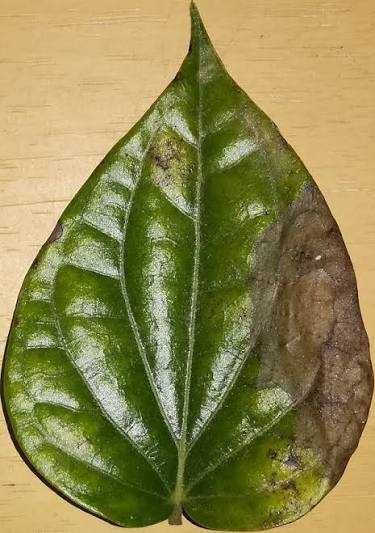
#> input picture images/leaf1.jpg, 375 x 533 px; its folder holds only this picture in this run
$ python detector.py
#> lines starting #> are read from the running program, lines starting #| are printed output that depends on the picture; after the words box and inside, x2 and y2 are one past the last pixel; in counts of white or black regions, pixels touching at a corner belong together
import argparse
import csv
import glob
import os

import cv2
import numpy as np
import matplotlib
import matplotlib.pyplot as plt

RESULTS_DIR = "results"
WORK_WIDTH = 300   # every photo is resized to this width before processing
IMAGE_TYPES = ("*.jpg", "*.jpeg", "*.png")


def load_image(path):
    """Read an image and resize it to WORK_WIDTH pixels wide."""
    image = cv2.imread(path)
    if image is None:
        return None

    # Resize so every photo is processed at the same scale. Without this, the
    # 5x5 cleaning kernel would be "big" on a small photo but "tiny" on a
    # 4000-pixel phone photo, and results would depend on camera resolution.
    scale = WORK_WIDTH / image.shape[1]
    return cv2.resize(image, (WORK_WIDTH, int(image.shape[0] * scale)))


def find_leaf_and_disease(image):
    """Return (leaf_mask, disease_mask) for a BGR image."""
    hsv = cv2.cvtColor(image, cv2.COLOR_BGR2HSV)

    # --- Step 1: colour masks (white = pixel matches, black = doesn't) ---
    #                          lower (H, S, V)   upper (H, S, V)
    green_mask = cv2.inRange(hsv, (25, 40, 30), (90, 255, 255))
    brown_mask = cv2.inRange(hsv, (0, 40, 20), (25, 255, 170))

    # Shiny reflections on the leaf: either washed-out (low saturation, bright)
    # or bluish-white (hue above green, bright). These are healthy, not disease.
    glare_mask = cv2.bitwise_or(
        cv2.inRange(hsv, (0, 0, 140), (179, 60, 255)),
        cv2.inRange(hsv, (90, 0, 110), (179, 255, 255)))

    # The leaf is everything that is green OR dark brown
    leaf_mask = cv2.bitwise_or(green_mask, brown_mask)

    # --- Step 2: clean the mask ---
    # Find the outlines of all white regions, keep the biggest one (the leaf),
    # and fill it in solid. This removes small specks of noise and fills
    # shiny spots inside the leaf that didn't match any colour.
    contours, _ = cv2.findContours(
        leaf_mask, cv2.RETR_EXTERNAL, cv2.CHAIN_APPROX_SIMPLE)
    largest = max(contours, key=cv2.contourArea)

    leaf_mask = np.zeros_like(leaf_mask)
    cv2.drawContours(leaf_mask, [largest], -1, 255, cv2.FILLED)

    # --- Step 3: find the diseased area ---
    # Disease = anything inside the leaf that is NOT healthy green and NOT
    # glare. This catches brown, black, grey and yellow damage.
    healthy_mask = cv2.bitwise_or(green_mask, glare_mask)
    disease_mask = cv2.bitwise_and(leaf_mask, cv2.bitwise_not(healthy_mask))

    # "Opening" = erode then dilate. It deletes white areas thinner than the
    # kernel (the thin line around the leaf edge, tiny specks) but keeps
    # real disease patches at their original size.
    kernel = np.ones((5, 5), np.uint8)
    disease_mask = cv2.morphologyEx(disease_mask, cv2.MORPH_OPEN, kernel)

    return leaf_mask, disease_mask


def categorise(percent):
    """Step 5: turn a disease percentage into a category."""
    if percent >= 10:
        return "Reject"
    elif percent >= 5:
        return "Eating purposes"
    else:
        return "Decorations"


def save_result(path, image, leaf_mask, disease_mask, percent, category):
    """Save a 4-panel figure to RESULTS_DIR and return the figure."""
    rgb = cv2.cvtColor(image, cv2.COLOR_BGR2RGB)

    # Paint the diseased pixels red on a copy of the original image
    highlighted = rgb.copy()
    highlighted[disease_mask > 0] = (255, 0, 0)

    titles = ["Original", "Leaf mask", "Disease mask",
              f"Disease: {percent:.2f}%"]
    images = [rgb, leaf_mask, disease_mask, highlighted]

    fig = plt.figure(figsize=(12, 4))
    for i in range(4):
        plt.subplot(1, 4, i + 1)
        plt.imshow(images[i], cmap="gray")
        plt.title(titles[i])
        plt.axis("off")

    plt.suptitle(f"{os.path.basename(path)}  ->  {category}",
                 fontsize=14, fontweight="bold")
    plt.tight_layout()

    name = os.path.splitext(os.path.basename(path))[0]
    plt.savefig(os.path.join(RESULTS_DIR, f"{name}_result.png"), dpi=150)
    return fig


def analyse(path):
    """Run the whole pipeline on one photo. Returns a result dict or None."""
    image = load_image(path)
    if image is None:
        print(f"Skipping {path}: could not read image")
        return None

    leaf_mask, disease_mask = find_leaf_and_disease(image)

    # --- Step 4: calculate the disease percentage ---
    leaf_pixels = cv2.countNonZero(leaf_mask)
    disease_pixels = cv2.countNonZero(disease_mask)
    percent = disease_pixels / leaf_pixels * 100
    category = categorise(percent)

    fig = save_result(path, image, leaf_mask, disease_mask, percent, category)
    return {"image": os.path.basename(path),
            "disease_percent": round(percent, 2),
            "category": category,
            "figure": fig}


def collect_images(target):
    """A single file -> [file]; a folder -> every image inside it."""
    if os.path.isfile(target):
        return [target]
    paths = []
    for pattern in IMAGE_TYPES:
        paths += glob.glob(os.path.join(target, pattern))
    return sorted(paths)


def main():
    parser = argparse.ArgumentParser(
        description="Detect disease on betel leaves and categorise them.")
    parser.add_argument("target", nargs="?", default="images",
                        help="an image file or a folder of images "
                             "(default: images)")
    parser.add_argument("--show", action="store_true",
                        help="open a window for each result")
    args = parser.parse_args()

    if not args.show:
        matplotlib.use("Agg")   # draw figures without opening windows

    paths = collect_images(args.target)
    if not paths:
        raise SystemExit(f"No images found in {args.target}")

    os.makedirs(RESULTS_DIR, exist_ok=True)

    results = []
    for path in paths:
        result = analyse(path)
#> in load_image, image is the input picture: shape (533, 375, 3); mean B, G, R 77.6, 134, 141.8
#> in find_leaf_and_disease, `hsv = cv2.cvtColor(image, cv2.COLOR_BGR2HSV)`: hsv: shape (426, 300, 3); mean H, S, V 28, 138.1, 148.6
#> in find_leaf_and_disease, `green_mask = cv2.inRange(hsv, (25, 40, 30), (90, 255, 255))`:
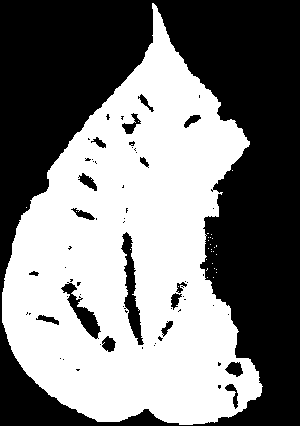
#> green_mask: shape (426, 300); 48.8% white; 29 white regions (28 under 20 px), largest, box (x1, y1, x2, y2) and area: (2, 3, 263, 425) 62386
#> in find_leaf_and_disease, `brown_mask = cv2.inRange(hsv, (0, 40, 20), (25, 255, 170))`: brown_mask: shape (426, 300); 13.4% white; 49 white regions (34 under 20 px), largest, box (x1, y1, x2, y2) and area: (192, 132, 299, 425) 14914, (0, 276, 98, 422) 509, (183, 60, 242, 129) 365
#> in find_leaf_and_disease, `glare_mask = cv2.bitwise_or( cv2.inRange(hsv, (0, 0, 140), (179, 60, 2..`:
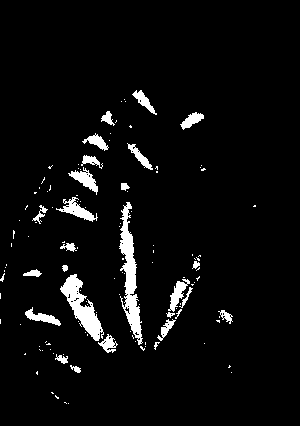
#> glare_mask: shape (426, 300); 4.8% white; 125 white regions (98 under 20 px), largest, box (x1, y1, x2, y2) and area: (119, 202, 143, 345) 1392, (60, 274, 104, 341) 1089, (56, 197, 98, 222) 364
#> in find_leaf_and_disease, `leaf_mask = cv2.bitwise_or(green_mask, brown_mask)`:
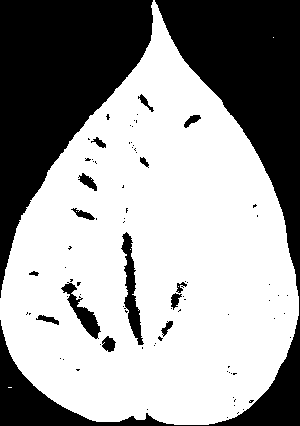
#> leaf_mask: shape (426, 300); 61.6% white; 85 black regions (69 under 20 px)
#> in find_leaf_and_disease, `contours, _ = cv2.findContours( leaf_mask, cv2.RETR_EXTERNAL, cv2.CHAI..`: contours = 3 contours, 2 with area under 20; largest, box (x1, y1, x2, y2) and area: (0, 0, 299, 425) 81114
#> in find_leaf_and_disease, `largest = max(contours, key=cv2.contourArea)`: largest = contour of 542 points, box (x1, y1, x2, y2) (0, 0, 299, 425), area 81114
#> in find_leaf_and_disease, `cv2.drawContours(leaf_mask, [largest], -1, 255, cv2.FILLED)`:
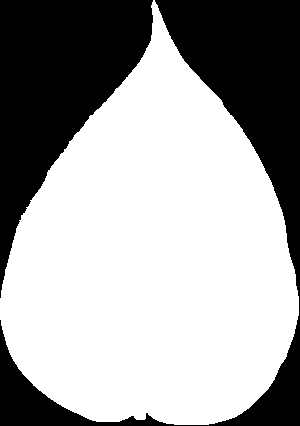
#> leaf_mask: shape (426, 300); 63.9% white; 2 black regions, box (x1, y1, x2, y2) and area: (0, 0, 300, 426) 24423, (0, 0, 153, 298) 21746
#> in find_leaf_and_disease, `healthy_mask = cv2.bitwise_or(green_mask, glare_mask)`:
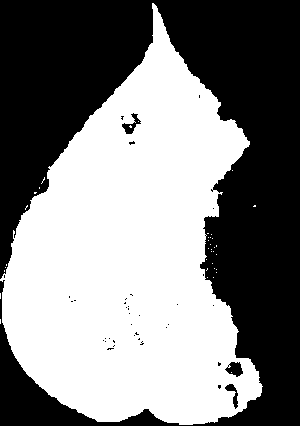
#> healthy_mask: shape (426, 300); 51.1% white; 39 black regions (35 under 20 px), largest, box (x1, y1, x2, y2) and area: (0, 0, 300, 426) 61887, (225, 362, 243, 377) 170, (122, 113, 141, 134) 152, (225, 384, 238, 409) 120
#> in find_leaf_and_disease, `disease_mask = cv2.bitwise_and(leaf_mask, cv2.bitwise_not(healthy_mask))`: disease_mask: shape (426, 300); 12.8% white; 67 white regions (54 under 20 px), largest, box (x1, y1, x2, y2) and area: (193, 142, 299, 425) 14495, (0, 280, 97, 422) 468, (184, 61, 241, 128) 294
#> in find_leaf_and_disease, `disease_mask = cv2.morphologyEx(disease_mask, cv2.MORPH_OPEN, kernel)`:
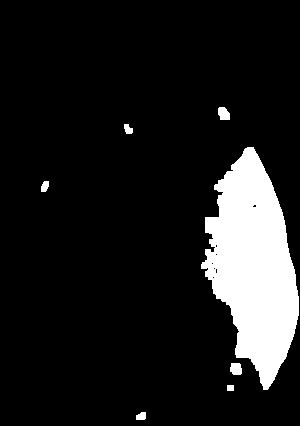
#> disease_mask: shape (426, 300); 11.5% white; 7 white regions, largest, box (x1, y1, x2, y2) and area: (201, 147, 299, 390) 14143, (218, 107, 230, 120) 128, (230, 363, 242, 375) 126
#> in analyse, `leaf_pixels = cv2.countNonZero(leaf_mask)`: leaf_pixels = 81631
#> in analyse, `disease_pixels = cv2.countNonZero(disease_mask)`: disease_pixels = 14644
#> in analyse, `percent = disease_pixels / leaf_pixels * 100`: percent = 17.94
#> in analyse, `category = categorise(percent)`: category = 'Reject'
#> in save_result, `highlighted[disease_mask > 0] = (255, 0, 0)`:
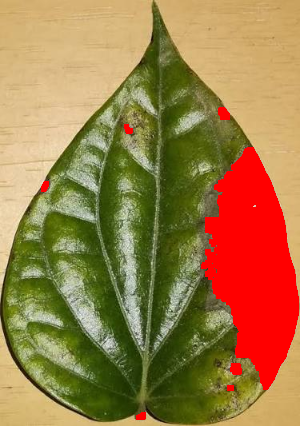
#> highlighted: shape (426, 300, 3); mean R, G, B 158.7, 124, 71
#> in save_result, `titles = ["Original", "Leaf mask", "Disease mask", f"Disease: {percent..`: titles = ['Original', 'Leaf mask', 'Disease mask', 'Disease: 17.94%']
#> result = 4 items
        if result is None:
            continue
        results.append(result)
        if not args.show:
            plt.close(result["figure"])   # free memory in batch mode

    # --- Summary table ---
    print(f"\n{'Image':<20}{'Disease %':>10}   Category")
    print("-" * 48)
    for r in results:
        print(f"{r['image']:<20}{r['disease_percent']:>9.2f}%   {r['category']}")
#> this loop made 1 pass
#| leaf1.jpg               17.94%   Reject

    # --- Save the summary as a CSV file (opens in Excel) ---
    csv_path = os.path.join(RESULTS_DIR, "summary.csv")
    with open(csv_path, "w", newline="") as f:
        writer = csv.DictWriter(
            f, fieldnames=["image", "disease_percent", "category"],
            extrasaction="ignore")
        writer.writeheader()
        writer.writerows(results)
    print(f"\nSaved {len(results)} result images and {csv_path}")
#| Saved 1 result images and results/summary.csv

    if args.show:
        plt.show()


if __name__ == "__main__":
    main()
